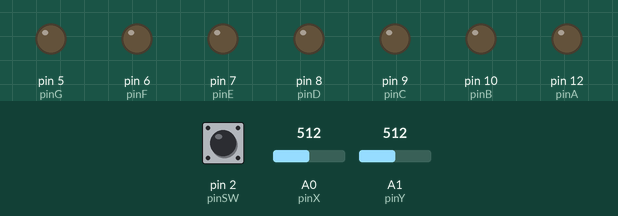
Recording of a sketch running on a simulated Arduino Uno, built with avr-gcc and run on an emulated ATmega328P. Shown: output pins drawn as LEDs (lit = HIGH). The inputs (shaded band) are chosen by the test bench; at power-on: A0 (pinX) = 512, pin 2 (pinSW) HIGH, A1 (pinY) = 512. Pins used as bus, display or sensor lines are not drawn.

Above: at 1.2 s.
1.3 s: A0 (pinX) set to 413
2.8 s: A0 (pinX) set to 394
At 3.8 s:
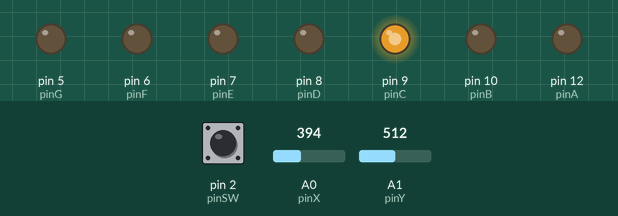
5.8 s: pin 2 (pinSW) pulled LOW for 0.15 s
At 6.5 s:
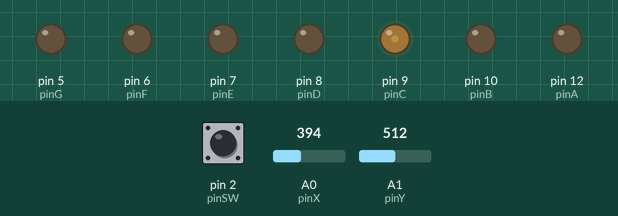
8.8 s: pin 2 (pinSW) pulled LOW for 3.2 s
Timing chart, 0 to 13.3 s (numbered marks = the images above; inputs shaded):
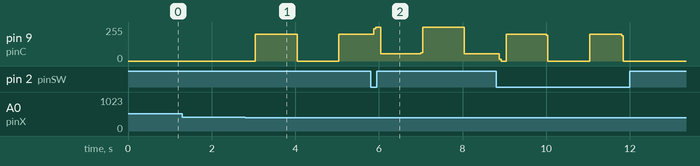

Measured:
- the behaviour switches between 401 and 400 on A0 (pinX) (found by bisection; images 0 and 1)
- after the input at 1.3 s, every drawn part: stays the same
- after the input at 2.8 s, pin 9 (pinC): 0/255 → 200/255 after 0.24 s, → 0/255 1.0 s later, → 200/255 1.0 s later

The sketch:

homework3.ino
```cpp
// Declare all the joystick pins
const unsigned int pinSW = 2;
const unsigned int pinX = A0;
const unsigned int pinY = A1;

unsigned int xValue, yValue;

byte swValue = HIGH;
byte lastSwValue = HIGH;
byte swState = LOW;

// Declare all the segments pins
const unsigned int pinA = 12;
const unsigned int pinB = 10;
const unsigned int pinC = 9;
const unsigned int pinD = 8;
const unsigned int pinE = 7;
const unsigned int pinF = 6;
const unsigned int pinG = 5;
const unsigned int pinDP = 4;

const unsigned int segSize = 8;

const unsigned int rightNeighbour[segSize] = {
  1, 1, 7, 2, 2, 1, 6, 7
};
const unsigned int leftNeighbour[segSize] = {
  5, 5, 4, 4, 4, 5, 6, 2
};
const unsigned int upperNeighbour[segSize] = {
  0, 0, 6, 6, 6, 0, 0, 7
};
const unsigned int lowerNeighbour[segSize] = {
  6, 6, 3, 3, 3, 6, 3, 7
};

const unsigned int segments[segSize] = {
  pinA, pinB, pinC, pinD, pinE, pinF, pinG, pinDP
};

byte segmentState[segSize] = {
  LOW, LOW, LOW, LOW, LOW, LOW, LOW, LOW
};

const unsigned int blinkingDelay = 1000;

unsigned int currentSegmentIndex = 7;

unsigned long lastDebounceTime;

const unsigned long debounceDelay = 50;

bool commonAnode;
bool modifiedSegment;

const unsigned int buttonHoldTime = 3000;

unsigned long buttonHoldStartTime;

void reset(){
  for(unsigned int i = 0; i < segSize; i++)
    segmentState[i] = LOW;
  currentSegmentIndex = segSize - 1;
}

void checkForReset(){
  if(!swValue && !buttonHoldStartTime)
    buttonHoldStartTime = millis();
  else if(!swValue && buttonHoldStartTime && millis() - buttonHoldStartTime >= buttonHoldTime){
    reset();
    buttonHoldStartTime = 0;
  }
  else if(swValue)
    buttonHoldStartTime = 0;
}

void checkForButtonPush(){
  if(swValue != lastSwValue)
    lastDebounceTime = millis();
  if(millis() - lastDebounceTime > debounceDelay){
    if(swValue != swState){
      swState = swValue;
      if(swState == LOW)
        segmentState[currentSegmentIndex] = !segmentState[currentSegmentIndex];
    }
  }
  lastSwValue = swValue;
}

void blink(unsigned int pin){
  digitalWrite(pin, millis()/blinkingDelay%2);
}

void setup() {
  Serial.begin(9600);

  pinMode(pinSW, INPUT_PULLUP);
  for (unsigned int i = 0; i < segSize; i++) {
    pinMode(segments[i], OUTPUT);
  }

  if (commonAnode == true) {
  	for(unsigned int i = 0; i < segSize; i++)
      segmentState[i] = !segmentState[i];
  }
}

void loop() {
  xValue = analogRead(pinX);
  yValue = analogRead(pinY);
  swValue = digitalRead(pinSW);

  checkForReset();

  checkForButtonPush();

  if(xValue >= 600){
    if(!modifiedSegment){
      modifiedSegment = true;
      currentSegmentIndex = rightNeighbour[currentSegmentIndex];
    }
  }
  else if(xValue <= 400){
    if(!modifiedSegment){
      modifiedSegment = true;
      currentSegmentIndex = leftNeighbour[currentSegmentIndex];
    }
  }
  else if(yValue >= 600){
    if(!modifiedSegment){
      modifiedSegment = true;
      currentSegmentIndex = upperNeighbour[currentSegmentIndex];
    }
  }
  else if(yValue <= 400){
    if(!modifiedSegment){
      modifiedSegment = true;
      currentSegmentIndex = lowerNeighbour[currentSegmentIndex];
    }
  }
  else
    modifiedSegment = false;

  for(unsigned int i = 0; i < segSize; i++)
    digitalWrite(segments[i], segmentState[i]);

  blink(segments[currentSegmentIndex]);
}
```
